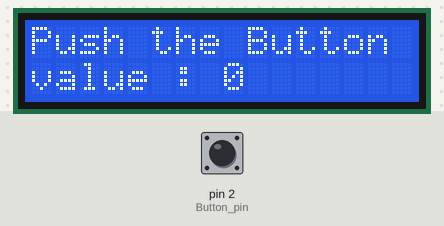
Simulated run of this sketch. Board: Arduino Uno, built with avr-gcc and run on an emulated ATmega328P. Parts: 16×2 character LCD. The inputs (shaded band) are chosen by the test bench; at power-on: pin 2 (Button_pin) HIGH.

Above: at 1.2 s.
1.3 s: pin 2 (Button_pin) pulled LOW for 0.15 s
At 1.8 s:
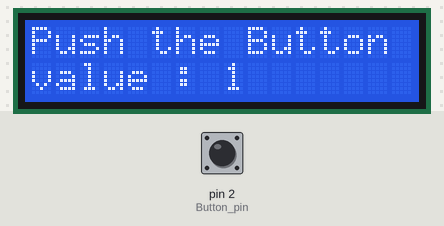
3.0 s: pin 2 (Button_pin) pulled LOW for 1 s
At 4.8 s:
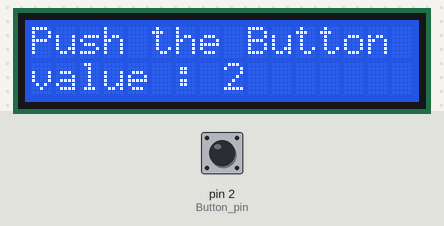
5.5 s: pin 2 (Button_pin) pulled LOW for 0.15 s
At 6.8 s:
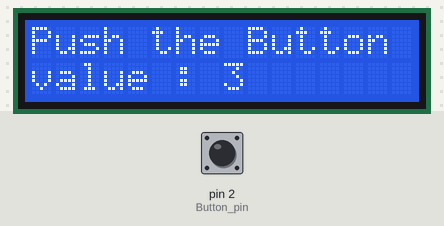
7.1 s: pin 2 (Button_pin) pulled LOW for 1 s
At 8.5 s:
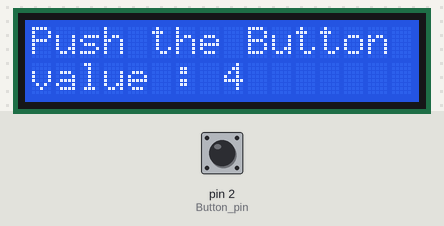
Timing chart, 0 to 10.1 s (numbered marks = the images above; inputs shaded):
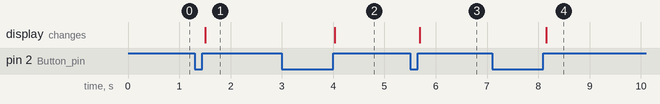

Measured:
- after the input at 1.3 s, the display: changes after 0.20 s (image 1)
- after the input at 3.0 s, the display: changes after 1.0 s (image 2)
- after the input at 5.5 s, the display: changes after 0.19 s (image 3)
- after the input at 7.1 s, the display: changes after 1.1 s (image 4)

The sketch:

ex_5_1_start.ino
```cpp
#include <Wire.h>
#include <LiquidCrystal_I2C.h>

LiquidCrystal_I2C lcd(0x3F, 16, 2); // 0x27 또는 0x3F 둘다 안될경우에는 확인해봐야함

#define Button_pin 2
bool Button_flag = false;
int Button_value = 0;

void setup()
{
  lcd.begin();
  pinMode(Button_pin, INPUT);
  // Turn on the blacklight and print a message.
}

void loop()
{
    if (digitalRead(Button_pin) == 0)Button_flag = true;
    if (digitalRead(Button_pin) == 1 && Button_flag == true)
    {
      Button_flag = false;
      Button_value++;
    }
  lcd.setCursor(0, 0);
  lcd.print("Push the Button");
  lcd.setCursor(0, 1);
  lcd.print("value : ");
  lcd.print(Button_value);
  delay(10);
}
```
